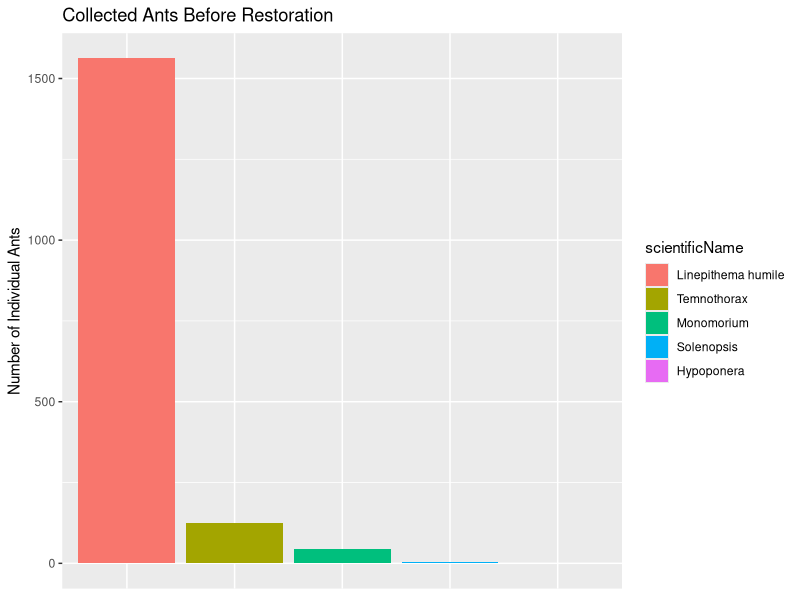
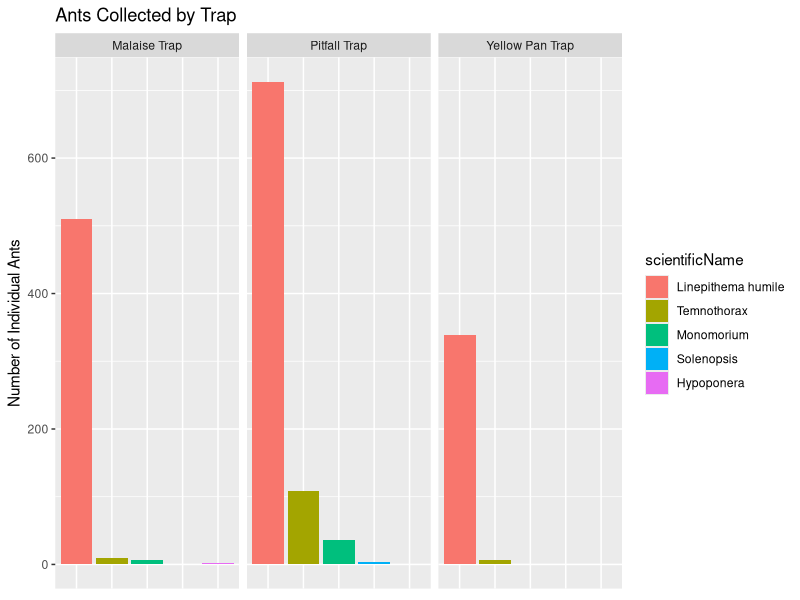
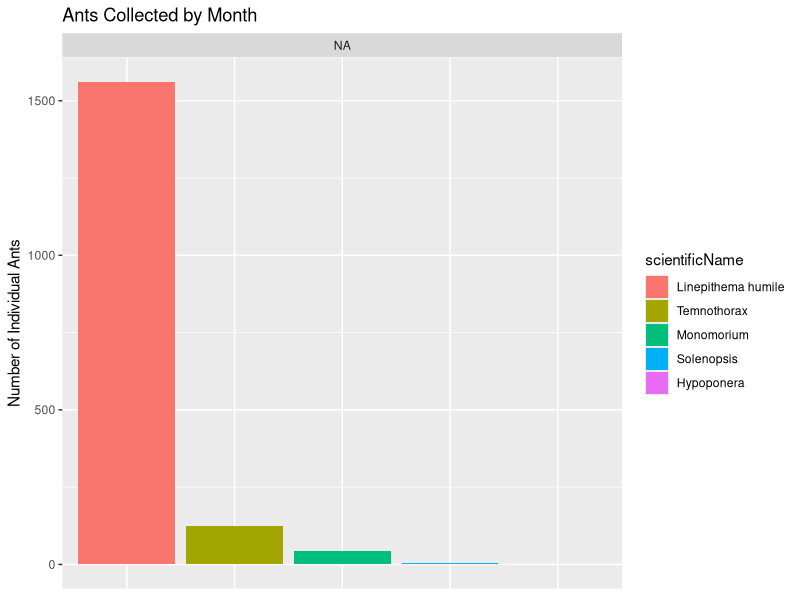
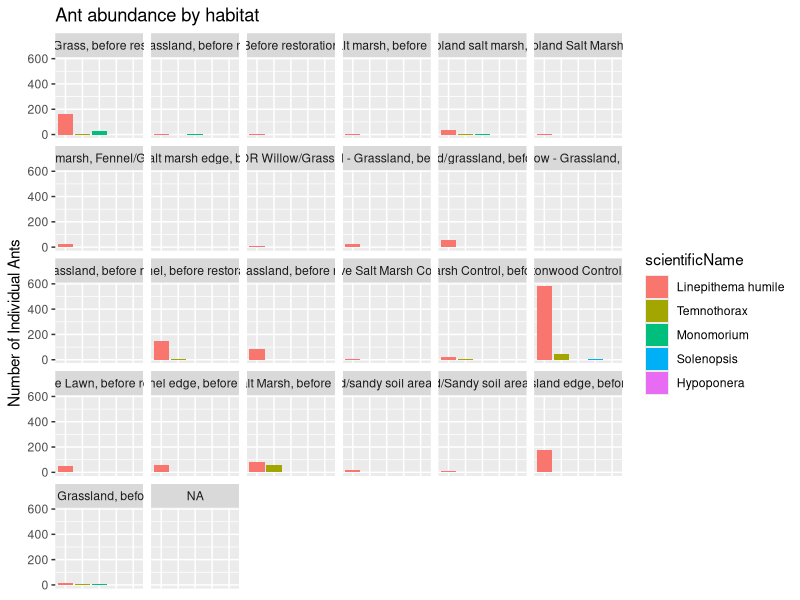
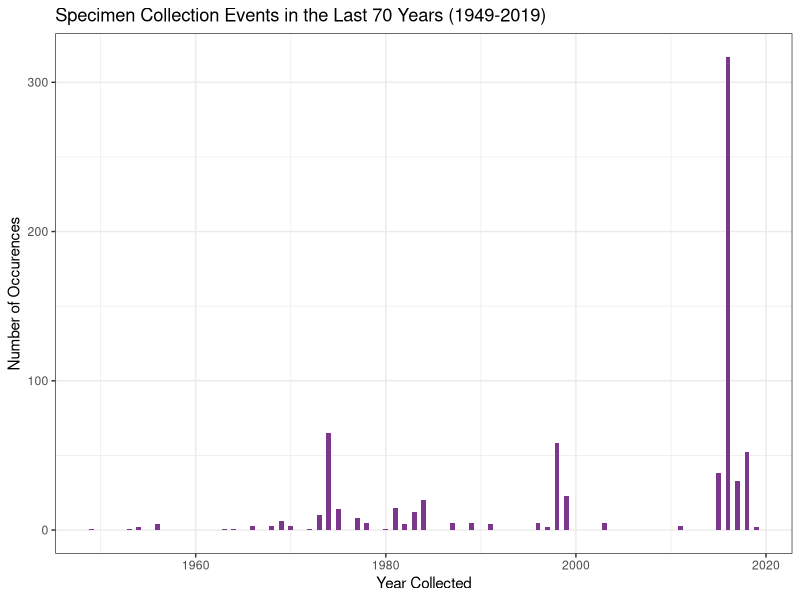

The R script that drew these images, in order:
## ---- chunk 1
knitr::opts_chunk$set(echo = TRUE)
## ---- chunk 2
library(tidyverse)
library(RColorBrewer)
library(forcats)
library(lubridate)
library(dbplyr)
## ---- chunk 3
allsbcoants<- read_csv("newsbcoants.csv")


#make df way less obnoxious
antssimple <-allsbcoants %>%
#selecting columns to keep for data analysis
  select(
    order, family, scientificName, year, month, eventDate, verbatimEventDate, samplingProtocol, habitat, country, stateProvince, county, municipality, decimalLatitude, decimalLongitude, recordedBy, individualCount)

#puts months in order numerically and abbr
antssimple$month = factor(antssimple$month, levels = month.name, labels = month.abb)

#sum of all individual ants
sumant <- sum(antssimple$individualCount, na.rm = FALSE)

antsncos<-antssimple %>%
#excluded anything that doesnt have UCSB Arthropod Survey
  filter(recordedBy =="UCSB Arthropod Survey")%>%
#exluded anything that doesn't have a genera level determination
  filter(scientificName !="Formicidae")

#sum of all ants in ncos
sumantncos <- sum(antsncos$individualCount, na.rm = FALSE)

#this is just scientific names and individual count dataframe
antstotalncos<-antsncos %>%
  select(scientificName, individualCount)

#Temnothorax dataframe only
temno<-antstotalncos%>%
  filter(scientificName == "Temnothorax")
#sum of individual Temnothorax
sumtemno<-sum(temno$individualCount)

#L. humile dataframe only
lhumile<-antstotalncos%>%
  filter(scientificName=="Linepithema humile")
#sum of individual L. humile
sumlhumile<-sum(lhumile$individualCount)

#Solenopsis dataframe only
solenopsis<-antstotalncos%>%
  filter(scientificName=="Solenopsis")
#sum of individual Solenopsis
sumsol<-sum(solenopsis$individualCount)

#Monomorium dataframe only
mono<-antstotalncos%>%
  filter(scientificName=="Monomorium")
#sum of individual Monomorium
summono<-sum(mono$individualCount)

#Hypoponera dataframe only
hypo<-antstotalncos%>%
  filter(scientificName=="Hypoponera")
#sum of individual Hypoponera
sumhypo<-sum(hypo$individualCount)

## ---- chunk 4
#Graph of each genus of ant with actual counts

scinameabund<- ggplot(mutate
                     (antsncos, scientificName = fct_infreq(scientificName))) + 
  geom_bar(
    aes(x = scientificName, fill= scientificName, weight=individualCount)
    ) +
  labs(x="Scientific Name", y="Number of Individual Ants", title = "Collected Ants Before Restoration") +
  theme(axis.title.x=element_blank(),
        axis.text.x=element_blank(),
        axis.ticks.x=element_blank()
        )

scinameabund
########################################################################################
#Bar plot of trap type with actual counts

traptype <- scinameabund + facet_wrap(~samplingProtocol) +labs(title = "Ants Collected by Trap")
traptype

########################################################################################
#Plot of ants by month

yearant <- scinameabund + facet_wrap(~month) + labs(title = "Ants Collected by Month")
yearant

#######################################################################################
#Habitats need to be condensed

habant <- scinameabund + facet_wrap(~habitat) + labs(title = "Ant abundance by habitat")
habant

#######################################################################################
#Histogram of ant occurences

ggplot(allsbcoants, aes(x = year)) +
      geom_histogram(binwidth=0.5, fill="mediumorchid4", na.rm = FALSE)+
      theme_bw() + labs(x= "Year Collected", y= "Number of Occurences", title= "Specimen Collection Events in the Last 70 Years (1949-2019)")
